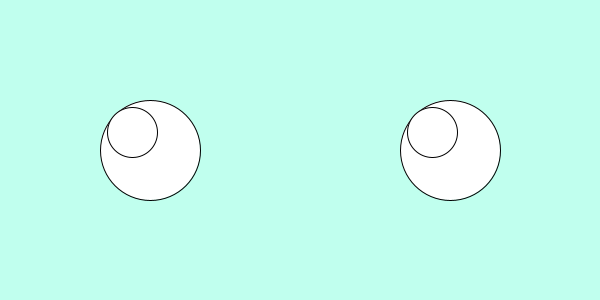
Frame 1 (no input)
Frame 60 (the mouse pressed at the canvas centre just before this capture): identical to frame 1, image omitted
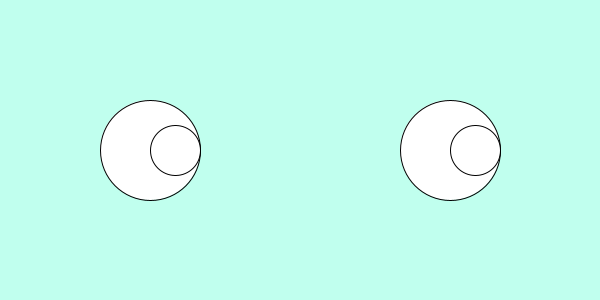
Frame 120 (the mouse held since frame 60 and released just before this capture)

The Processing sketch that drew these frames (run headless with seeded random() and noise(); from frame 60 on, the mouse is pressed at the canvas centre):

// Processing sketch: week04_02_atan2_for_x
// ── week04_02_atan2_for_x.pde
//week04_02_atan2_for_x
void setup() {
  size(600, 300);
}
void draw() {
  background(#C0FFEE); //粉青色, 超讚欸 我喜歡
  for (int x = 150; x<=450; x+=300) {
    ellipse(x, 150, 100, 100);  //大圓
    //ellipse(150+25,150,50,50);  //小圓
    float dx = mouseX-150;
    float dy = mouseY-150;  //計算滑鼠到圓心的距離
    float a = atan2(dy, dx);  //計算角度
    ellipse(x+cos(a)*25, 150+sin(a)*25, 50, 50); //座標根據三角函數定位, 讓裡面的小圓追蹤滑鼠位置
  }
}
